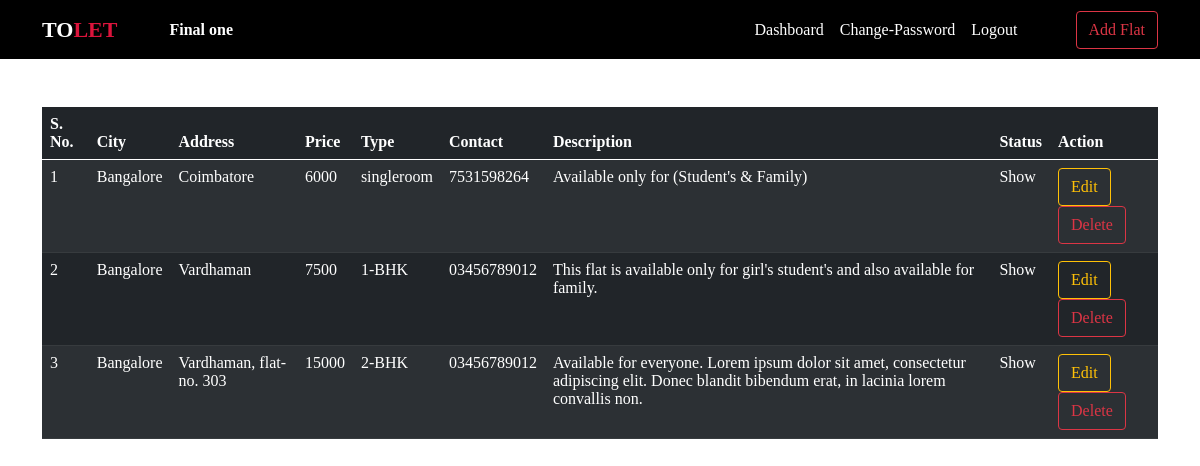
The app's page /ownerdashboard/ (signed in), older data.
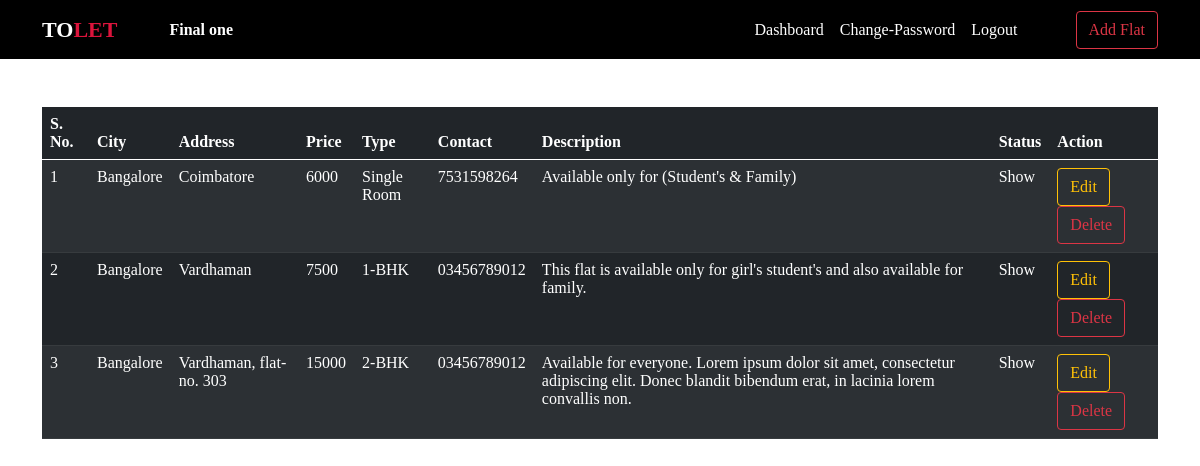
The same page, newer data.
### AddFlat/models.py (models this page shows, shortened)
class AddFlat(models.Model):
    owner = models.ForeignKey(FlatOwner, on_delete=models.CASCADE)
    address = models.CharField(max_length=300)
    contact = models.CharField(max_length=20)
    price = models.IntegerField()
    flat_type = models.CharField(max_length=30, null=True)
    image = models.FileField(upload_to="media", null=True)
    city = models.CharField(max_length=200, null=True)
    desc = models.TextField()
    flatstatus = models.CharField(max_length=50, null=True)

### AddFlat/views.py (the view)
# urls.py: path('ownerdashboard/', OwnerDashBoard, name="ownerdashboard"),
def OwnerDashBoard(request):
    if not request.user.is_authenticated:
        return redirect("ownerlogin")
    user = request.user
    owner = FlatOwner.objects.get(user=user)
    data = AddFlat.objects.filter(owner=owner)
    d = {'data':data}
    return render(request, "OwnerPages/OwnerDashboard.html",d)

### AddFlat/templates/OwnerPages/OwnerDashboard.html (shortened to what this page needs)
{% include 'Navbars/OwnerNavbar.html' %}
{% block content %}
{% load static %}
<link rel="stylesheet" href="{% static 'myfirst.css' %}">
<div class="container mt-5 container2">
    <table class="table table-dark table-striped table-hover">
        <thead>
            <tr>
                <th>S. No.</th>
                <th>City</th>
                <th>Address</th>
                <th>Price</th>
                <th>Type</th>
                <th>Contact</th>
                <th>Description</th>
                <th>Status</th>
                <th>Action</th>
            </tr>
        </thead>
        <tbody>
            {% for i in data %}
            <tr>
                <td>{{forloop.counter}}</td>
                <td>{{i.city}}</td>
                <td>{{i.address}}</td>
                <td>{{i.price}}</td>
                <td>{{i.flat_type}}</td>
                <td>{{i.contact}}</td>
                <td class="data-hide">{{i.desc}}</td>
                <td>{{i.flatstatus}}</td>
                <td>
                    <a href="{% url 'editflat' i.id %}" class="btn btn-outline-warning">Edit</a>
                    <a href="{% url 'deleteflat' i.id %}" onclick="return confirm('Are you sure? You are deleting your added flat')" class="btn btn-outline-danger">Delete</a>
                </td>
            </tr>
            {% endfor %}
        </tbody>
    </table>
</div>
{% endblock content %}

Row changes from the older to the newer data that the page shows:
changed AddFlat "Coimbatore": flat_type "singleroom" → "Single Room"
